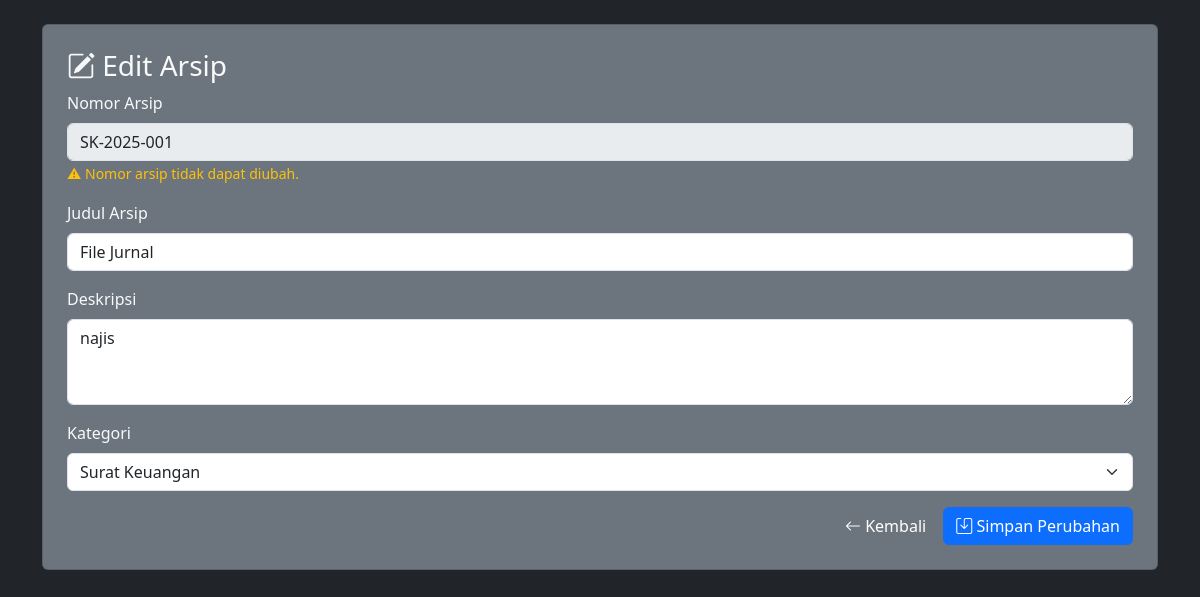
The app's page /staff/edit_arsip_staff.php?arsip_id=32 (signed in) with its own data.
### tables this page shows
CREATE TABLE `arsip` (
  `arsip_id` int(11) NOT NULL AUTO_INCREMENT,
  `nomor_arsip` varchar(50) DEFAULT NULL,
  `judul` varchar(150) NOT NULL,
  `deskripsi` text DEFAULT NULL,
  `kategori_id` int(11) DEFAULT NULL,
  `nama_file` varchar(255) NOT NULL,
  `ukuran_file` bigint(20) DEFAULT NULL,
  `ekstensi` varchar(10) DEFAULT NULL,
  `tanggal_upload` timestamp NOT NULL DEFAULT current_timestamp(),
  `status_arsip` enum('baru','diperiksa','disetujui','ditolak') DEFAULT 'baru',
  `uploaded_by` int(11) DEFAULT NULL,
  PRIMARY KEY (`arsip_id`),
  UNIQUE KEY `nomor_arsip` (`nomor_arsip`),
  KEY `kategori_id` (`kategori_id`),
  KEY `uploaded_by` (`uploaded_by`),
  CONSTRAINT `arsip_ibfk_1` FOREIGN KEY (`kategori_id`) REFERENCES `kategori` (`kategori_id`) ON DELETE SET NULL ON UPDATE CASCADE,
  CONSTRAINT `arsip_ibfk_2` FOREIGN KEY (`uploaded_by`) REFERENCES `users` (`user_id`) ON DELETE SET NULL ON UPDATE CASCADE
);

### staff/edit_arsip_staff.php (the view, shortened to what this page needs)
<?php
include '../config/koneksi.php';
$arsip_id = isset($_GET['arsip_id']) ? intval($_GET['arsip_id']) : 0;
    ?>
    <?php
$query = "SELECT a.*, k.nama_kategori
          FROM arsip a
          LEFT JOIN kategori k ON a.kategori_id = k.kategori_id
          WHERE a.arsip_id = '$arsip_id'";
$result = mysqli_query($koneksi, $query);
$arsip = mysqli_fetch_assoc($result);
?>
<!DOCTYPE html>
<html lang="id">
<head>
  <link href="https://cdn.jsdelivr.net/npm/bootstrap@5.3.2/dist/css/bootstrap.min.css" rel="stylesheet">
  <link href="https://cdn.jsdelivr.net/npm/bootstrap-icons@1.11.3/font/bootstrap-icons.css" rel="stylesheet">
</head>
<body class="bg-dark text-light">
<div class="container py-4">
  <div class="card bg-secondary text-light p-4">
    <h3><i class="bi bi-pencil-square"></i> Edit Arsip</h3>
    <form method="POST">
      <div class="mb-3">
        <label class="form-label">Nomor Arsip</label>
        <input type="text" class="form-control" value="<?= htmlspecialchars($arsip['nomor_arsip']) ?>" disabled>
        <small class="text-warning">⚠ Nomor arsip tidak dapat diubah.</small>
      </div>
      <div class="mb-3">
        <label class="form-label">Judul Arsip</label>
        <input type="text" name="judul" class="form-control" value="<?= htmlspecialchars($arsip['judul']) ?>" required>
      </div>
      <div class="mb-3">
        <label class="form-label">Deskripsi</label>
        <textarea name="deskripsi" class="form-control" rows="3"><?= htmlspecialchars($arsip['deskripsi']) ?></textarea>
      </div>
      <div class="mb-3">
        <label class="form-label">Kategori</label>
        <select name="kategori_id" class="form-select">
          <?php
          $kategori = mysqli_query($koneksi, "SELECT * FROM kategori");
          while ($k = mysqli_fetch_assoc($kategori)) {
              $selected = ($arsip['kategori_id'] == $k['kategori_id']) ? 'selected' : '';
              echo "<option value='{$k['kategori_id']}' $selected>{$k['nama_kategori']}</option>";
          }
          ?>
        </select>
      </div>
      <div class="text-end">
        <a href="edit_arsip_staff.php" class="btn btn-secondary"><i class="bi bi-arrow-left"></i> Kembali</a>
        <button type="submit" class="btn btn-primary"><i class="bi bi-save"></i> Simpan Perubahan</button>
      </div>
    </form>
  </div>
</div>
</body>
</html>

### records on screen
arsip: nomor_arsip "SK-2025-001", judul "File Jurnal", deskripsi "najis"

### other values on screen
form field kategori_id "Surat Keuangan"
